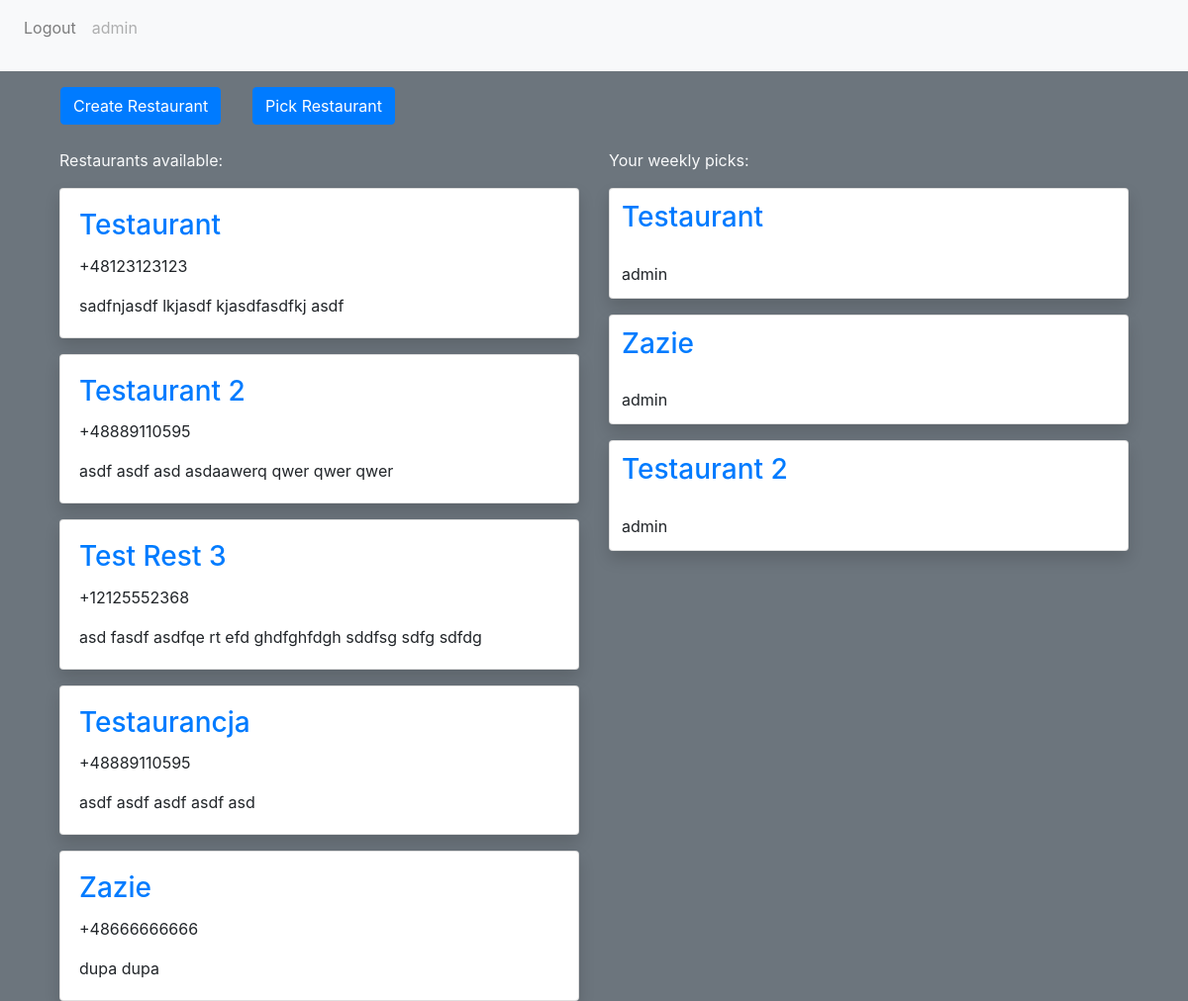
Screenshot of / (signed in) with the database file from the repository.
### users/models.py (models this page shows, shortened)
class User(AbstractUser):
    pass
    def __str__(self):
        return self.username

class UserRestaurantPick(models.Model):
    user = models.ForeignKey(User, on_delete=models.CASCADE)
    restaurant = models.ForeignKey(
        "restaurants.Restaurant", on_delete=models.CASCADE, related_name="picks"
    )
    created_at_week_num = models.IntegerField(default=timezone.now().isocalendar().week)

### restaurants/models.py (models this page shows, shortened)
class Restaurant(models.Model):
    name = models.CharField(
        max_length=MAX_RESTAURANT_NAME_LENGTH, unique=True, null=False, blank=False
    )
    url = models.URLField(max_length=MAX_RESTAURANT_URL_LENGTH)
    phone_number = PhoneNumberField(blank=False)
    notes = models.TextField(max_length=MAX_RESTAURANT_NOTES_LENGTH)

### restaurants/views.py (the view, shortened to what this page needs)
# urls.py: path("", restaurant_views.home_view, name="home"),
@login_required
def home_view(request):
    current_week = timezone.now().isocalendar().week
    restaurant_list = list(Restaurant.objects.all())
    current_week_picks = UserRestaurantPick.objects.all().filter(
        user=request.user, created_at_week_num=current_week
    )
    return render(
        request,
        "home.html",
        {"restaurants": restaurant_list, "weekly_picks": current_week_picks},
    )

### templates/home.html (shortened to what this page needs)
{% extends 'base.html' %}
{% block content %}
    <div class="row">
        <a class="btn btn-primary m-3" href="{% url 'create-restaurant' %}">Create Restaurant</a>
        <form method="POST">
            <button type="submit" class="btn btn-primary m-3">Pick Restaurant</button>
        </form>
    </div>
    <div class="row">
        <div class="col mt-2">
            <p class="text-light">Restaurants available:</p>
            {% for restaurant in restaurants %}
                <article class="card mt-3 shadow p-1 rounded">
                    <div class="col mt-3">
                        <a href="{{ restaurant.url }}" target="_blank"> <h3 class="card-title">{{ restaurant.name.title }}</h3></a>
                        <p>{{ restaurant.phone_number }}</p>
                        <p>{{ restaurant.notes }}</p>
                    </div>
                </article>
            {% endfor %}
        </div>
        <div class="col mt-2">
            <p class="text-light">Your weekly picks:</p>
            {% for pick in weekly_picks %}
                <article class="card mt-3 shadow p-1 rounded">
                    <a href="{{ pick.restaurant.url }}" target="_blank" class="m-2"> <h3 class="card-title">{{ pick.restaurant.name.title }}</h3></a>
                    <p class="m-2">{{ pick.user }}</p>
                </article>
            {% endfor %}
        </div>
    </div>
{% endblock %}

### templates/base.html (shortened to what this page needs)
<!DOCTYPE html>
<html lang="en">
<head>
    <link rel="stylesheet" href="https://cdn.jsdelivr.net/npm/bootstrap@4.3.1/dist/css/bootstrap.min.css">
</head>
<body class="bg-secondary">
    <header>
        <nav class="navbar navbar-expand-lg navbar-light bg-light">
            <div class="collapse navbar-collapse" id="navbarNavAltMarkup">
                <div class="navbar-nav">
                    {% if user.is_authenticated %}
                    <a class="nav-item nav-link" href="{% url 'logout' %}">Logout</a>
                    <p class="nav-item nav-link disabled" href="$">{{ user.username }}</p>
                    {% else %}
                    <a class="nav-item nav-link" href="{% url 'login' %}">Login</a>
                    <a class="nav-item nav-link" href="{% url 'register' %}">Register</a>
                    {% endif %}
                </div>
            </div>
        </nav>
    </header>
    <main role="main" class="container">
         <div class="container">
             {% block content %}{% endblock %}
         </div>
    </main>
</body>
</html>

### rows the page displays
User: username "admin"
Restaurant: name "Testaurant", phone_number "+48123123123", notes "sadfnjasdf lkjasdf kjasdfasdfkj asdf"
Restaurant: name "Testaurant 2", phone_number "+48889110595", notes "asdf asdf asd asdaawerq qwer qwer qwer"
Restaurant: name "Test Rest 3", phone_number "+12125552368", notes "asd fasdf asdfqe rt efd ghdfghfdgh sddfsg sdfg sdfdg"
Restaurant: name "Testaurancja", phone_number "+48889110595", notes "asdf asdf asdf asdf asd"
Restaurant: name "Zazie", phone_number "+48666666666", notes "dupa dupa"
UserRestaurantPick: restaurant.name "Testaurant", user "admin"
UserRestaurantPick: restaurant.name "Zazie", user "admin"
UserRestaurantPick: restaurant.name "Testaurant 2", user "admin"
